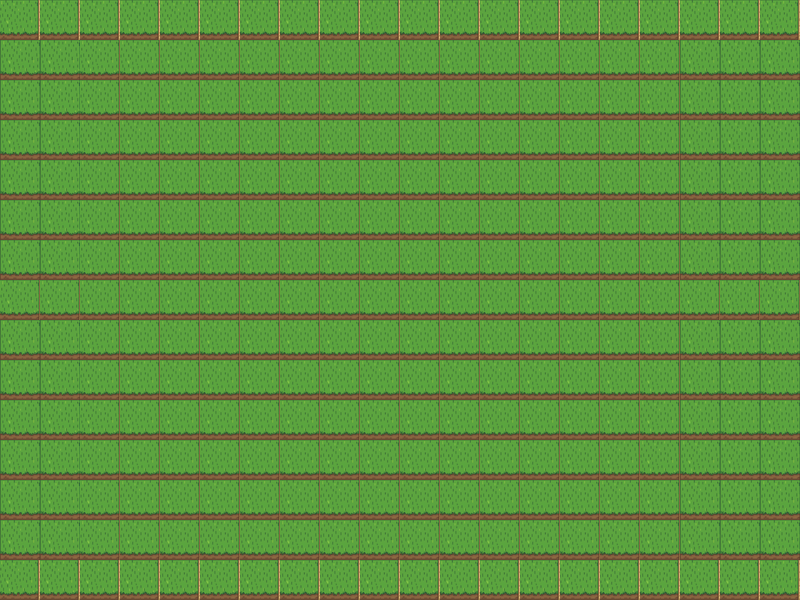

The image is a tile-based game level rendered from a .tmx file. Its description and complete source (layers, tilesets, objects, tile grids) follow:
An orthogonal 20x15 tile map with 40x40 px tiles, 1 tile layer (terrain) and 2 objects (spawn, exit).

<map version="1.10" tiledversion="1.11.2" orientation="orthogonal" renderorder="right-down" width="20" height="15" tilewidth="40" tileheight="40" infinite="0" nextlayerid="3" nextobjectid="6">
 <properties>
  <property name="name" value="Maze Test 3" />
 </properties>
 <tileset firstgid="1" name="terrain" tilewidth="40" tileheight="40" tilecount="4" columns="4">
  <image source="terrain.png" width="160" height="40" />
 </tileset>
 <layer id="1" name="terrain" width="20" height="15">
  <data encoding="csv">
4,4,4,4,4,4,4,4,4,4,4,4,4,4,4,4,4,4,4,4,
1,1,3,3,3,3,3,3,3,3,3,3,3,3,3,3,3,1,1,1,
1,1,3,3,3,3,3,3,3,3,3,3,3,3,3,3,3,1,1,1,
1,1,3,3,3,3,3,3,3,3,3,3,3,3,3,3,3,1,1,1,
1,1,3,3,3,3,3,3,3,3,3,3,3,3,3,3,3,1,1,1,
1,1,3,3,3,3,3,3,3,3,3,3,3,3,3,3,3,1,1,1,
1,1,3,3,3,3,3,3,3,3,3,3,3,3,3,3,3,1,1,1,
3,3,3,3,3,3,3,3,3,3,3,3,3,3,3,3,3,3,3,3,
1,1,3,3,3,3,3,3,3,3,3,3,3,3,3,3,3,1,1,1,
1,1,3,3,3,3,3,3,3,3,3,3,3,3,3,3,3,1,1,1,
1,1,3,3,3,3,3,3,3,3,3,3,3,3,3,3,3,1,1,1,
1,1,3,3,3,3,3,3,3,3,3,3,3,3,3,3,3,1,1,1,
1,1,3,3,3,3,3,3,3,3,3,3,3,3,3,3,3,1,1,1,
1,1,3,3,3,3,3,3,3,3,3,3,3,3,3,3,3,1,1,1,
4,4,4,4,4,4,4,4,4,4,4,4,4,4,4,4,4,4,4,4
</data>
 </layer>
 <objectgroup id="2" name="Markers">
  <object id="1" name="spawn" x="0" y="280">
   <point />
  </object>
  <object id="2" name="exit" x="760" y="280">
   <point />
  </object>
 </objectgroup>
</map>